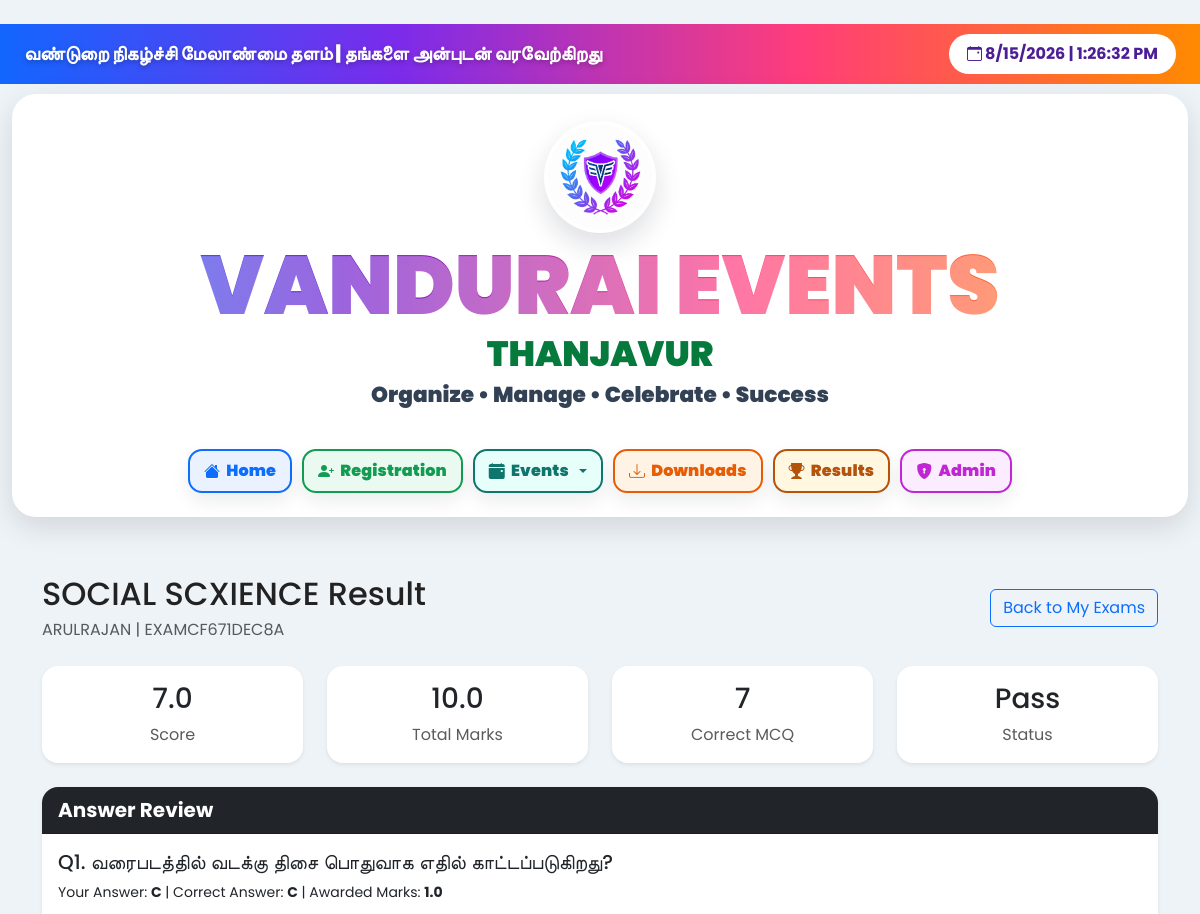
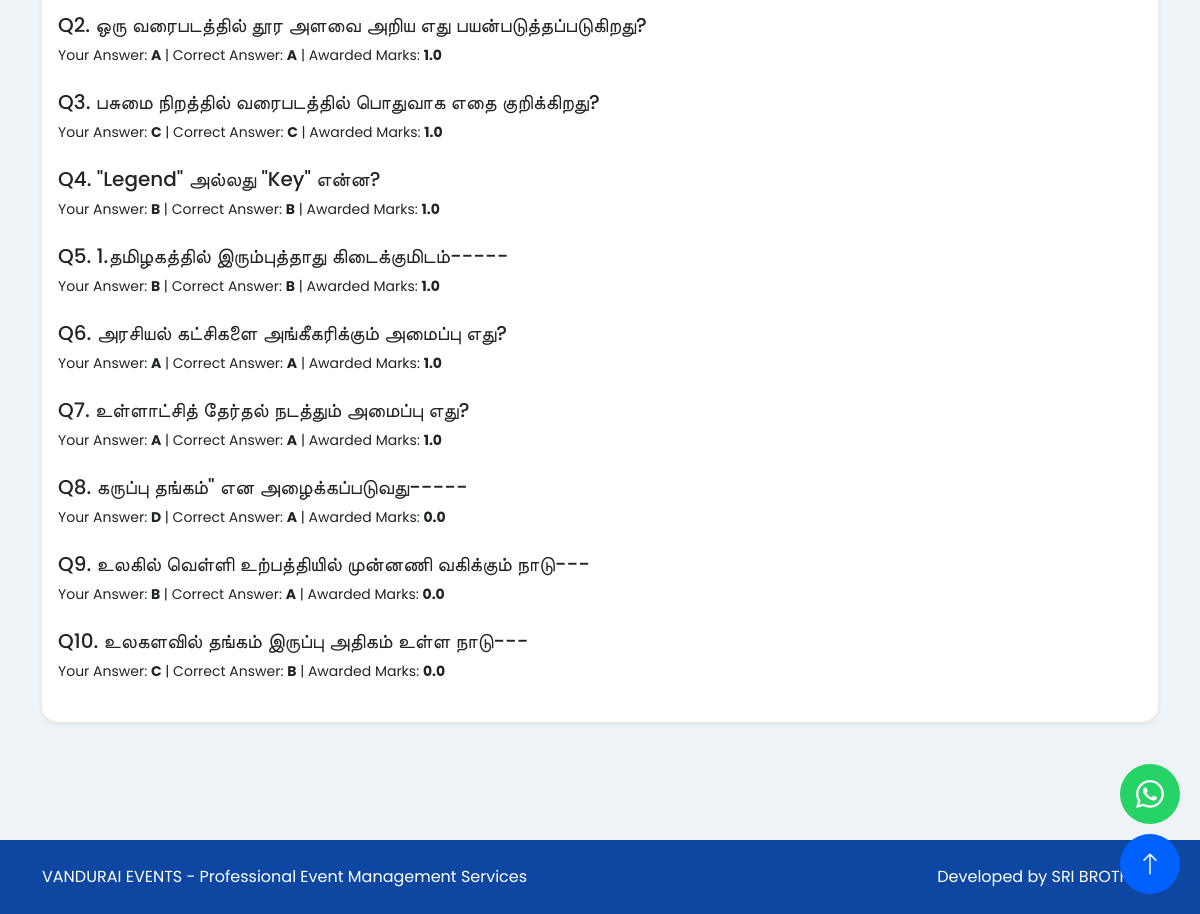
Page /exam-result/1 (signed in) on the committed database (2 pictures, top to bottom).
### models.py (models this page shows, shortened)
class OnlineExam(db.Model):
    __tablename__ = "online_exams"
    __table_args__ = (
        db.UniqueConstraint(
            "exam_code",
            name="uq_online_exam_code"
        ),
    )
    id = db.Column(
        db.Integer,
        primary_key=True
    )
    event_id = db.Column(
        db.Integer,
        db.ForeignKey("events.id"),
        nullable=False
    )
    subject_id = db.Column(
        db.Integer,
        db.ForeignKey("exam_subjects.id"),
        nullable=False
    )
    exam_title = db.Column(
        db.String(200),
        nullable=False
    )
    exam_code = db.Column(
        db.String(80),
        nullable=False
    )
    instructions = db.Column(
        db.Text
    )
    start_at = db.Column(
        db.DateTime
    )
    end_at = db.Column(
        db.DateTime
    )
    duration_minutes = db.Column(
        db.Integer,
        default=30,
        nullable=False
    )
    marks_per_question = db.Column(
        db.Float,
        default=1,
        nullable=False
    )
    pass_mark = db.Column(
        db.Float,
        default=0
    )
    negative_marks = db.Column(
        db.Float,
        default=0,
        nullable=False
    )
    max_attempts = db.Column(
        db.Integer,
        default=1,
        nullable=False
    )
    tab_switch_limit = db.Column(
        db.Integer,
        default=3,
        nullable=False
    )
    auto_submit_on_violation = db.Column(
        db.Boolean,
        default=True,
        nullable=False
    )
    show_result_immediately = db.Column(
        db.Boolean,
        default=True,
        nullable=False
    )
    randomize_questions = db.Column(db.Boolean, default=False, nullable=False)
    shuffle_options = db.Column(db.Boolean, default=False, nullable=False)
    question_count = db.Column(db.Integer)
    webcam_proctoring = db.Column(db.Boolean, default=False, nullable=False)
    webcam_capture_interval = db.Column(db.Integer, default=60, nullable=False)
    public_results_published = db.Column(
        db.Boolean,
        default=False,
        nullable=False
    )
    is_active = db.Column(
        db.Boolean,
        default=True,
        nullable=False
    )
    created_at = db.Column(
        db.DateTime,
        default=datetime.utcnow
    )
    event = db.relationship(
        "Event",
        back_populates="online_exams"
    )
    subject = db.relationship(
        "ExamSubject",
        back_populates="exams"
    )
    questions = db.relationship(
        "ExamQuestion",
        back_populates="exam",
        cascade="all, delete-orphan",
        order_by="ExamQuestion.sort_order.asc(), ExamQuestion.id.asc()",
        lazy=True
    )
    attempts = db.relationship(
        "ExamAttempt",
        back_populates="exam",
        lazy=True
    )
    question_pools = db.relationship(
        "ExamQuestionPool",
        back_populates="exam",
        cascade="all, delete-orphan",
        order_by="ExamQuestionPool.sort_order.asc(), ExamQuestionPool.id.asc()",
        lazy=True,
    )

class Participant(db.Model):
    __tablename__ = "participants"
    __table_args__ = (
        db.UniqueConstraint(
            "event_id",
            "mobile",
            name="uq_participants_event_mobile"
        ),
    )
    id = db.Column(db.Integer, primary_key=True)
    reg_id = db.Column(db.String(30), unique=True, nullable=False)
    event_id = db.Column(
        db.Integer,
        db.ForeignKey("events.id"),
        nullable=False
    )
    salutation = db.Column(db.String(20))
    teacher_name = db.Column(db.String(150), nullable=False)
    mobile = db.Column(db.String(10), nullable=False)
    email = db.Column(db.String(120), nullable=False)
    designation = db.Column(db.String(100), nullable=False)
    subject = db.Column(db.String(100), nullable=False)
    school_name = db.Column(db.String(200), nullable=False)
    school_area = db.Column(db.String(150), nullable=False)
    block = db.Column(db.String(100), nullable=False)
    photo = db.Column(db.String(250))
    extra_data = db.Column(
        db.Text
    )
    payment_status = db.Column(db.String(30), default="not_required", nullable=False)
    razorpay_order_id = db.Column(db.String(100), unique=True)
    razorpay_payment_id = db.Column(db.String(100), unique=True)
    payment_verified_at = db.Column(db.DateTime)
    certificate_pdf = db.Column(
        db.String(250)
    )
    qr_code = db.Column(
        db.String(250)
    )
    download_count = db.Column(
        db.Integer,
        default=0
    )
    is_present = db.Column(
        db.Boolean,
        default=False,
        nullable=False
    )
    attendance_marked_at = db.Column(
        db.DateTime
    )
    last_download = db.Column(
        db.DateTime
    )
    certificate_generated = db.Column(
        db.Boolean,
        default=False
    )
    certificate_approved = db.Column(
        db.Boolean,
        default=False,
        nullable=False
    )
    certificate_approved_at = db.Column(db.DateTime)
    exam_username = db.Column(
        db.String(80),
        unique=True
    )
    exam_password_hash = db.Column(
        db.String(255)
    )
    created_at = db.Column(
        db.DateTime,
        default=datetime.utcnow
    )
    event = db.relationship(
        "Event",
        back_populates="participants"
    )
    attendance_records = db.relationship(
        "Attendance",
        back_populates="participant",
        cascade="all, delete-orphan",
        lazy=True
    )
    attendance_logs = db.relationship(
        "AttendanceLog",
        back_populates="participant",
        cascade="all, delete-orphan",
        lazy=True
    )
    exam_attempts = db.relationship(
        "ExamAttempt",
        back_populates="participant",
        cascade="all, delete-orphan",
        lazy=True
    )

class ExamAttempt(db.Model):
    __tablename__ = "exam_attempts"
    id = db.Column(
        db.Integer,
        primary_key=True
    )
    exam_id = db.Column(
        db.Integer,
        db.ForeignKey("online_exams.id"),
        nullable=False
    )
    participant_id = db.Column(
        db.Integer,
        db.ForeignKey("participants.id"),
        nullable=False
    )
    started_at = db.Column(
        db.DateTime,
        default=datetime.utcnow
    )
    status = db.Column(db.String(20), default="in_progress", nullable=False)
    deadline_at = db.Column(db.DateTime)
    question_order_json = db.Column(db.Text)
    option_order_json = db.Column(db.Text)
    last_saved_at = db.Column(db.DateTime)
    score = db.Column(
        db.Float,
        default=0,
        nullable=False
    )
    total_marks = db.Column(
        db.Float,
        default=0,
        nullable=False
    )
    total_questions = db.Column(
        db.Integer,
        default=0,
        nullable=False
    )
    correct_answers = db.Column(
        db.Integer,
        default=0,
        nullable=False
    )
    evaluation_status = db.Column(
        db.String(30),
        default="auto_scored",
        nullable=False
    )
    violation_count = db.Column(
        db.Integer,
        default=0,
        nullable=False
    )
    answers_json = db.Column(
        db.Text
    )
    submitted_at = db.Column(
        db.DateTime
    )
    exam = db.relationship(
        "OnlineExam",
        back_populates="attempts"
    )
    participant = db.relationship(
        "Participant",
        back_populates="exam_attempts",
        lazy=True
    )
    answers = db.relationship(
        "ExamAnswer",
        back_populates="attempt",
        cascade="all, delete-orphan",
        order_by="ExamAnswer.id.asc()",
        lazy=True
    )
    proctoring_snapshots = db.relationship(
        "ExamProctoringSnapshot",
        back_populates="attempt",
        cascade="all, delete-orphan",
        order_by="ExamProctoringSnapshot.captured_at.asc()",
        lazy=True,
    )
    def answers_map(self):
        if not self.answers_json:
            return {}
        try:
            data = json.loads(self.answers_json)
        except (TypeError, ValueError):
            return {}
        return data if isinstance(data, dict) else {}

class ExamAnswer(db.Model):
    __tablename__ = "exam_answers"
    __table_args__ = (
        db.UniqueConstraint("attempt_id", "question_id", name="uq_exam_answer_attempt_question"),
    )
    id = db.Column(
        db.Integer,
        primary_key=True
    )
    attempt_id = db.Column(
        db.Integer,
        db.ForeignKey("exam_attempts.id"),
        nullable=False
    )
    question_id = db.Column(
        db.Integer,
        db.ForeignKey("exam_questions.id"),
        nullable=False
    )
    selected_option = db.Column(
        db.String(1)
    )
    text_answer = db.Column(
        db.Text
    )
    is_correct = db.Column(
        db.Boolean
    )
    auto_score = db.Column(
        db.Float,
        default=0,
        nullable=False
    )
    manual_score = db.Column(
        db.Float
    )
    marked_for_review = db.Column(db.Boolean, default=False, nullable=False)
    saved_at = db.Column(db.DateTime, default=datetime.utcnow, nullable=False)
    created_at = db.Column(
        db.DateTime,
        default=datetime.utcnow
    )
    attempt = db.relationship(
        "ExamAttempt",
        back_populates="answers"
    )
    question = db.relationship(
        "ExamQuestion",
        back_populates="answers"
    )
    @property
    def awarded_score(self):
        if self.manual_score is not None:
            return float(self.manual_score)
        return float(self.auto_score or 0)

class ExamQuestion(db.Model):
    __tablename__ = "exam_questions"
    id = db.Column(
        db.Integer,
        primary_key=True
    )
    exam_id = db.Column(
        db.Integer,
        db.ForeignKey("online_exams.id"),
        nullable=False
    )
    pool_id = db.Column(db.Integer, db.ForeignKey("exam_question_pools.id"))
    question_text = db.Column(
        db.Text,
        nullable=False
    )
    question_type = db.Column(
        db.String(20),
        default="mcq",
        nullable=False
    )
    option_a = db.Column(
        db.String(255),
        default="",
        nullable=False
    )
    option_b = db.Column(
        db.String(255),
        default="",
        nullable=False
    )
    option_c = db.Column(
        db.String(255),
        default="",
        nullable=False
    )
    option_d = db.Column(
        db.String(255),
        default="",
        nullable=False
    )
    correct_option = db.Column(
        db.String(1),
        default="",
        nullable=False
    )
    model_answer = db.Column(
        db.Text
    )
    explanation = db.Column(
        db.Text
    )
    marks = db.Column(
        db.Float,
        default=1,
        nullable=False
    )
    sort_order = db.Column(
        db.Integer,
        default=0,
        nullable=False
    )
    is_active = db.Column(
        db.Boolean,
        default=True,
        nullable=False
    )
    created_at = db.Column(
        db.DateTime,
        default=datetime.utcnow
    )
    exam = db.relationship(
        "OnlineExam",
        back_populates="questions"
    )
    pool = db.relationship("ExamQuestionPool", back_populates="questions")
    answers = db.relationship(
        "ExamAnswer",
        back_populates="question",
        lazy=True
    )

### routes.py (the view)
@routes.route("/exam-result/<int:attempt_id>")
def exam_result(attempt_id):
    participant = current_exam_participant()
    if not participant:
        return redirect(url_for("routes.exam_login"))
    attempt = ExamAttempt.query.get_or_404(attempt_id)
    if attempt.participant_id != participant.id:
        return redirect(url_for("routes.my_exams"))
    exam = attempt.exam
    answer_lookup = attempt.answers_map()
    questions = [
        question
        for question in exam.questions
        if question.is_active
    ]
    return render_template(
        "exam_result.html",
        participant=participant,
        attempt=attempt,
        exam=exam,
        questions=questions,
        answer_lookup=answer_lookup
    )

### templates/exam_result.html (shortened to what this page needs)
{% extends "base.html" %}
{% block content %}
<section class="container py-5">
    <div class="d-flex justify-content-between align-items-center flex-wrap gap-3 mb-4">
        <div>
            <h2 class="mb-1">{{ exam.exam_title }} Result</h2>
            <p class="text-muted mb-0">{{ participant.teacher_name }} | {{ participant.reg_id }}</p>
        </div>
        <a href="{{ url_for('routes.my_exams') }}" class="btn btn-outline-primary">Back to My Exams</a>
    </div>
    <div class="row g-4 mb-4">
        <div class="col-md-3"><div class="card shadow-sm border-0 rounded-4"><div class="card-body text-center"><h3>{{ attempt.score }}</h3><div class="text-muted">Score</div></div></div></div>
        <div class="col-md-3"><div class="card shadow-sm border-0 rounded-4"><div class="card-body text-center"><h3>{{ attempt.total_marks }}</h3><div class="text-muted">Total Marks</div></div></div></div>
        <div class="col-md-3"><div class="card shadow-sm border-0 rounded-4"><div class="card-body text-center"><h3>{{ attempt.correct_answers }}</h3><div class="text-muted">Correct MCQ</div></div></div></div>
        <div class="col-md-3"><div class="card shadow-sm border-0 rounded-4"><div class="card-body text-center"><h3>{% if attempt.evaluation_status == 'pending_review' %}Pending{% elif attempt.score >= exam.pass_mark %}Pass{% else %}Fail{% endif %}</h3><div class="text-muted">Status</div></div></div></div>
    </div>
    {% if exam.show_result_immediately %}
    <div class="card shadow-sm border-0 rounded-4">
        <div class="card-header bg-dark text-white">Answer Review</div>
        <div class="card-body">
            {% for answer in attempt.answers %}
            {% set question = answer.question %}
            <div class="mb-4">
                <h5>Q{{ loop.index }}. {{ question.question_text }}</h5>
                {% if question.question_type == "descriptive" %}
                <div class="small mb-2"><strong>Your Answer:</strong> {{ answer.text_answer or "Not Answered" }}</div>
                {% if question.model_answer %}
                <div class="small mb-2"><strong>Model Answer:</strong> {{ question.model_answer }}</div>
                {% endif %}
                <div class="small mb-2"><strong>Awarded Marks:</strong> {{ answer.awarded_score }} / {{ question.marks }}</div>
                {% else %}
                <div class="small mb-2">
                    Your Answer: <strong>{{ answer.selected_option or "Not Answered" }}</strong> |
                    Correct Answer: <strong>{{ question.correct_option }}</strong> |
                    Awarded Marks: <strong>{{ answer.awarded_score }}</strong>
                </div>
                {% endif %}
            </div>
            {% endfor %}
        </div>
    </div>
    {% else %}
    <div class="alert alert-info">Result has been recorded. Detailed answer review is not enabled for this exam.</div>
    {% endif %}
</section>
{% endblock %}

### rows in the picture
OnlineExam: exam_title "SOCIAL SCXIENCE"
Participant: teacher_name "ARULRAJAN", reg_id "EXAMCF671DEC8A"
ExamAttempt: score "7.0", total_marks "10.0", correct_answers "7"
ExamAnswer: selected_option "C", awarded_score "1.0"
ExamQuestion: question_text "வரைபடத்தில் வடக்கு திசை பொதுவாக எதில் காட்டப்படுகிறது?", correct_option "C"
ExamAnswer: selected_option "A", awarded_score "1.0"
ExamQuestion: question_text "ஒரு வரைபடத்தில் தூர அளவை அறிய எது பயன்படுத்தப்படுகிறது?", correct_option "A"
ExamAnswer: selected_option "C", awarded_score "1.0"
ExamQuestion: question_text "பசுமை நிறத்தில் வரைபடத்தில் பொதுவாக எதை குறிக்கிறது?", correct_option "C"
ExamAnswer: selected_option "B", awarded_score "1.0"
ExamQuestion: question_text "\"Legend\" அல்லது \"Key\" என்ன?", correct_option "B"
ExamAnswer: selected_option "B", awarded_score "1.0"
ExamQuestion: question_text "1.தமிழகத்தில் இரும்புத்தாது கிடைக்குமிடம்-----", correct_option "B"
ExamAnswer: selected_option "A", awarded_score "1.0"
ExamQuestion: question_text "அரசியல் கட்சிகளை அங்கீகரிக்கும் அமைப்பு எது?", correct_option "A"
ExamAnswer: selected_option "A", awarded_score "1.0"
ExamQuestion: question_text "உள்ளாட்சித் தேர்தல் நடத்தும் அமைப்பு எது?", correct_option "A"
ExamAnswer: selected_option "D", awarded_score "0.0"
ExamQuestion: question_text "கருப்பு தங்கம்\" என அழைக்கப்படுவது-----", correct_option "A"
ExamAnswer: selected_option "B", awarded_score "0.0"
ExamQuestion: question_text "உலகில் வெள்ளி உற்பத்தியில் முன்னணி வகிக்கும் நாடு---", correct_option "A"
ExamAnswer: selected_option "C", awarded_score "0.0"
ExamQuestion: question_text "உலகளவில் தங்கம் இருப்பு அதிகம் உள்ள நாடு---", correct_option "B"
